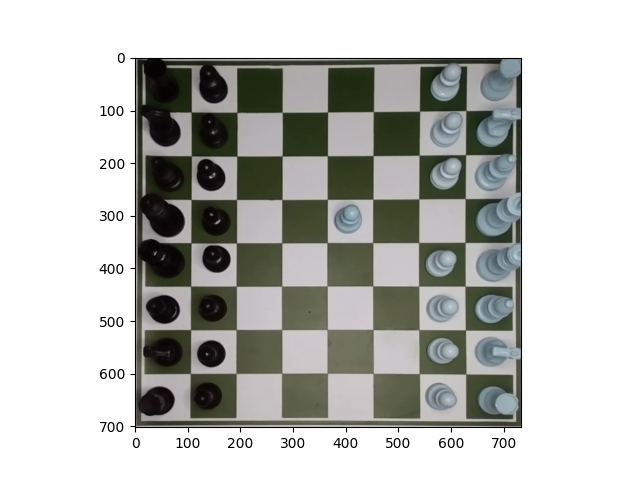
#> input picture act.png, 640 x 480 px
$ python -i detectChessBoard.py   (imports and definitions only)
#> lines starting #> are read from the running program, lines starting #| are printed output that depends on the picture; after the words box and inside, x2 and y2 are one past the last pixel; in counts of white or black regions, pixels touching at a corner belong together
#> further down, picture is the input picture: shape (480, 640, 3); mean B, G, R 185.2, 188.6, 187.7
"""
----------SANTIAGO RIOS GUIRAL--------------------------------------------------
----------santiago.riosg@udea.edu.co--------------------------------------------
--------------------------------------------------------------------------------
----------EMMANUEL GOMEZ OSPINA-------------------------------------------------
----------emmanuel.gomezo@udea.edu.co-------------------------------------------
--------------------------------------------------------------------------------
----------Curso Básico de Procesamiento de Imágenes y Visión Artificial---------
--------------------------------------------------------------------------------
"""

import numpy as np
import cv2
from scipy.spatial import distance as dist

# [16 lines left out: function order_points, not called in this run]


def get_chessboardborders(img):
	""" Obtiene los bordes de la imagen capturada, la cual será usada para detectar el contorno del tablero.
	Recibe como entrada la imagen del tablero vacío y la salida es la imagen con los bordes detectados mediante la técnica Canny.
	"""
	tinf, tsup =  25, 60 # Limites de la derivada para hallar los bordes
	kernel = np.ones((3, 3), np.uint8) # Elemento estructurante para el proceso morfológico

	image = cv2.cvtColor(img, cv2.COLOR_BGR2GRAY) # Convierte la imágen en escala de grises
	image = cv2.GaussianBlur(image, (3, 3), 1) # Aplica un filtro para suavizar la imágen
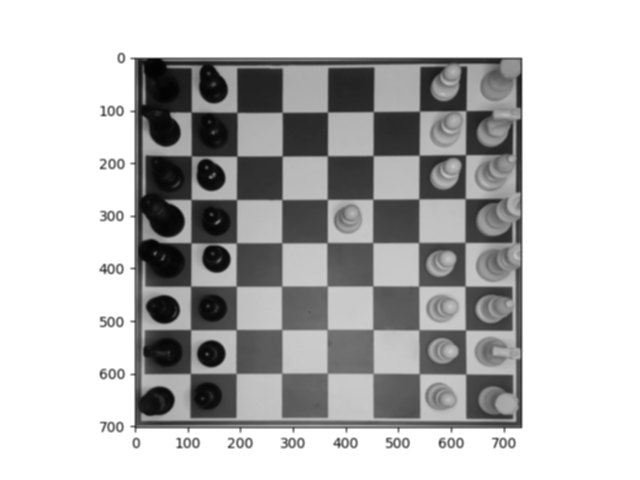
#> image: shape (480, 640); min 3, max 255, mean 188
	image = cv2.Canny(image, tinf, tsup) # Encuentra los bordes de la captura de acuerdo a los limites del contorno
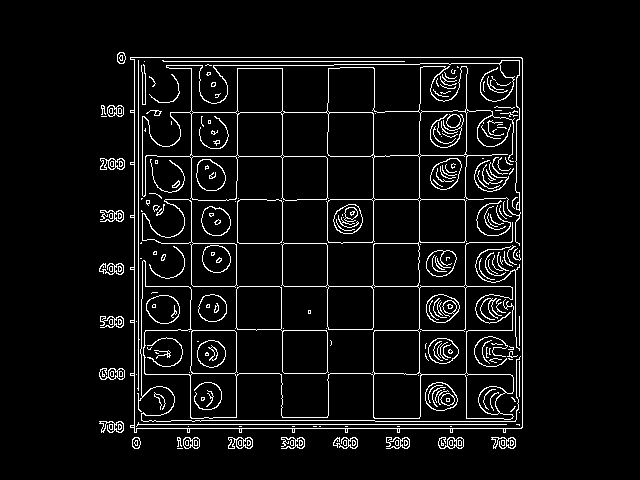
#> image: shape (480, 640); 5.9% white in thin lines or dots, all inside (x1, y1, x2, y2) = (99, 52, 523, 449)
	image = cv2.dilate(image, kernel, iterations = 2) # Dilata los bordes obtenidos
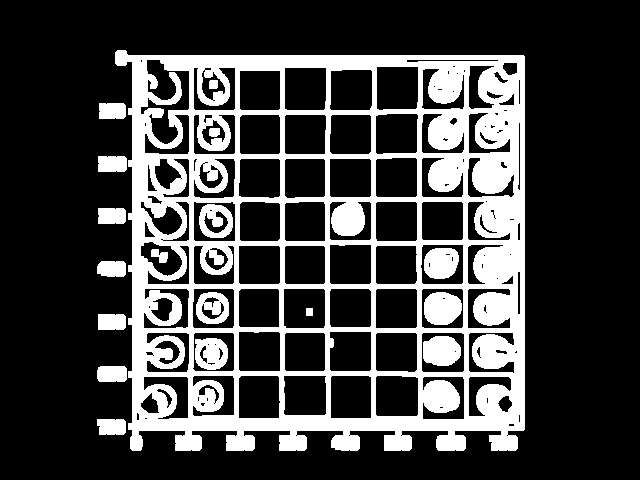
#> image: shape (480, 640); 25.8% white; 18 white regions, largest, box (x1, y1, x2, y2) and area: (115, 50, 525, 451) 70657, (424, 292, 462, 325) 1023, (423, 336, 461, 366) 947
	return image


# [70 lines left out: functions get_chessboardcontour, get_chessboardhull, get_chessboardcoordinates, get_chessboardrect, get_perspective, not called in this run]

>>> import cv2
>>> picture = cv2.imread('act.png')
>>> result = get_chessboardborders(picture)

$ run again, on diff.png
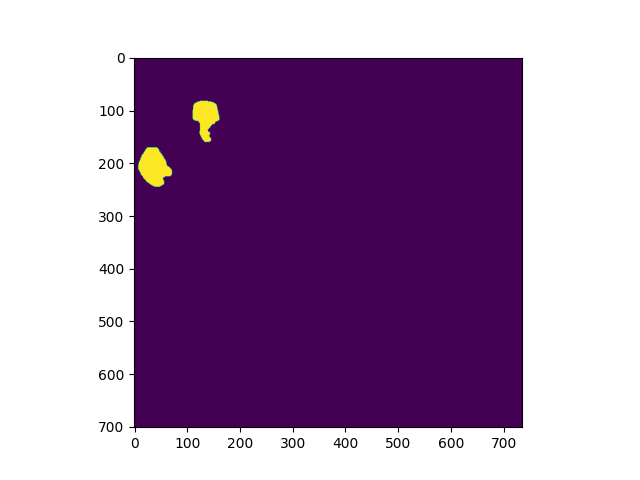
#> input picture diff.png, 640 x 480 px
#> picture is the input picture: shape (480, 640, 3); mean B, G, R 173.1, 136, 166.8
#> in get_chessboardborders, `image = cv2.Canny(image, tinf, tsup)`:
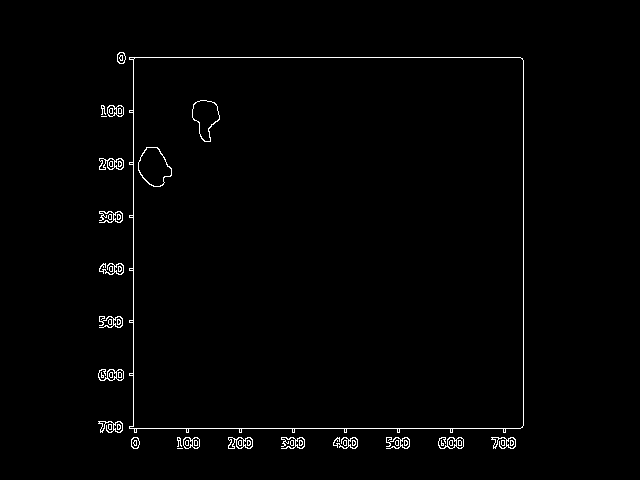
#> image: shape (480, 640); 1.3% white in thin lines or dots, all inside (x1, y1, x2, y2) = (98, 52, 524, 449)
#> in get_chessboardborders, `image = cv2.dilate(image, kernel, iterations = 2)`:
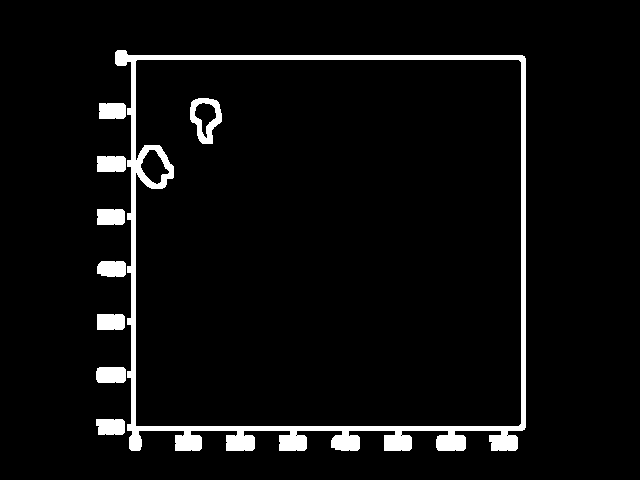
#> image: shape (480, 640); 5.2% white; 9 white regions, largest, box (x1, y1, x2, y2) and area: (115, 50, 526, 451) 12234, (190, 98, 222, 144) 686, (96, 367, 126, 383) 463

$ run again, on frame.png
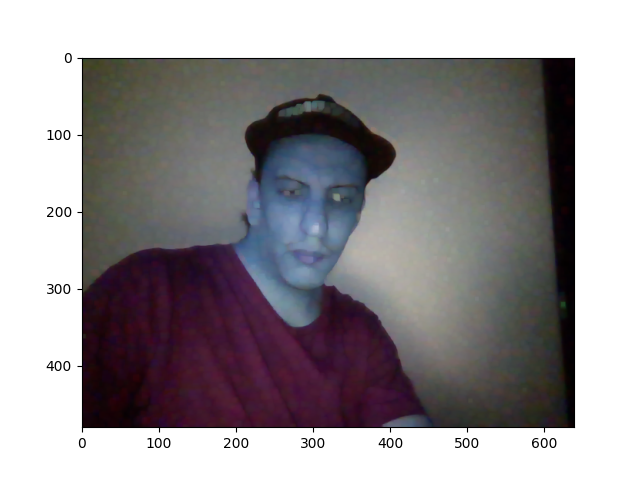
#> input picture frame.png, 640 x 480 px
#> picture is the input picture: shape (480, 640, 3); mean B, G, R 150, 146.8, 151.3
#> in get_chessboardborders, `image = cv2.Canny(image, tinf, tsup)`:
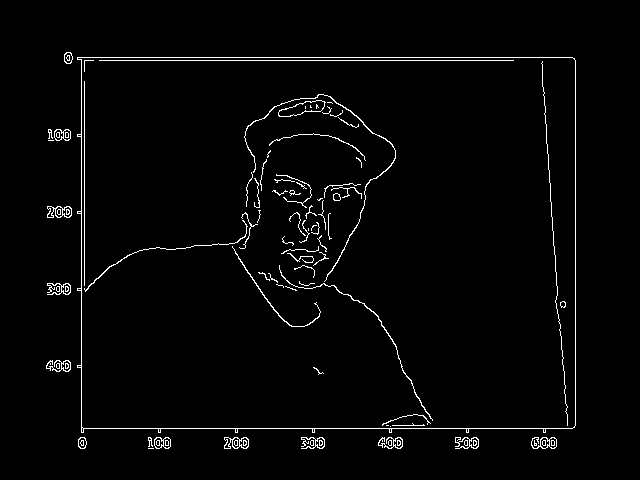
#> image: shape (480, 640); 2.3% white in thin lines or dots, all inside (x1, y1, x2, y2) = (46, 52, 576, 449)
#> in get_chessboardborders, `image = cv2.dilate(image, kernel, iterations = 2)`:
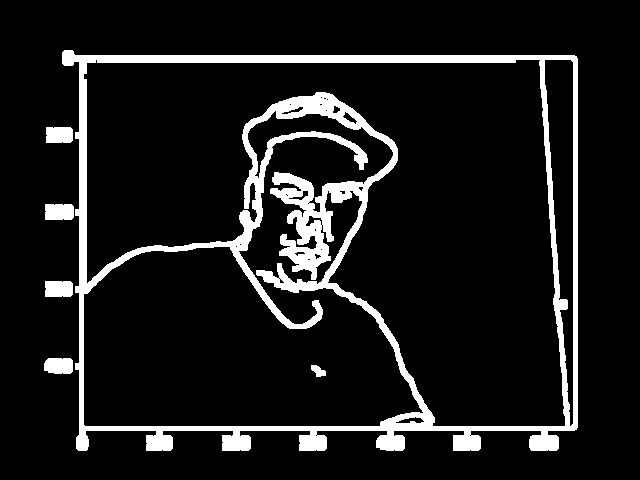
#> image: shape (480, 640); 10.3% white; 6 white regions, box (x1, y1, x2, y2) and area: (62, 50, 578, 451) 29866, (45, 204, 74, 220) 454, (45, 281, 73, 297) 438, (44, 358, 73, 374) 427, (46, 127, 73, 143) 423, (311, 365, 326, 377) 114
